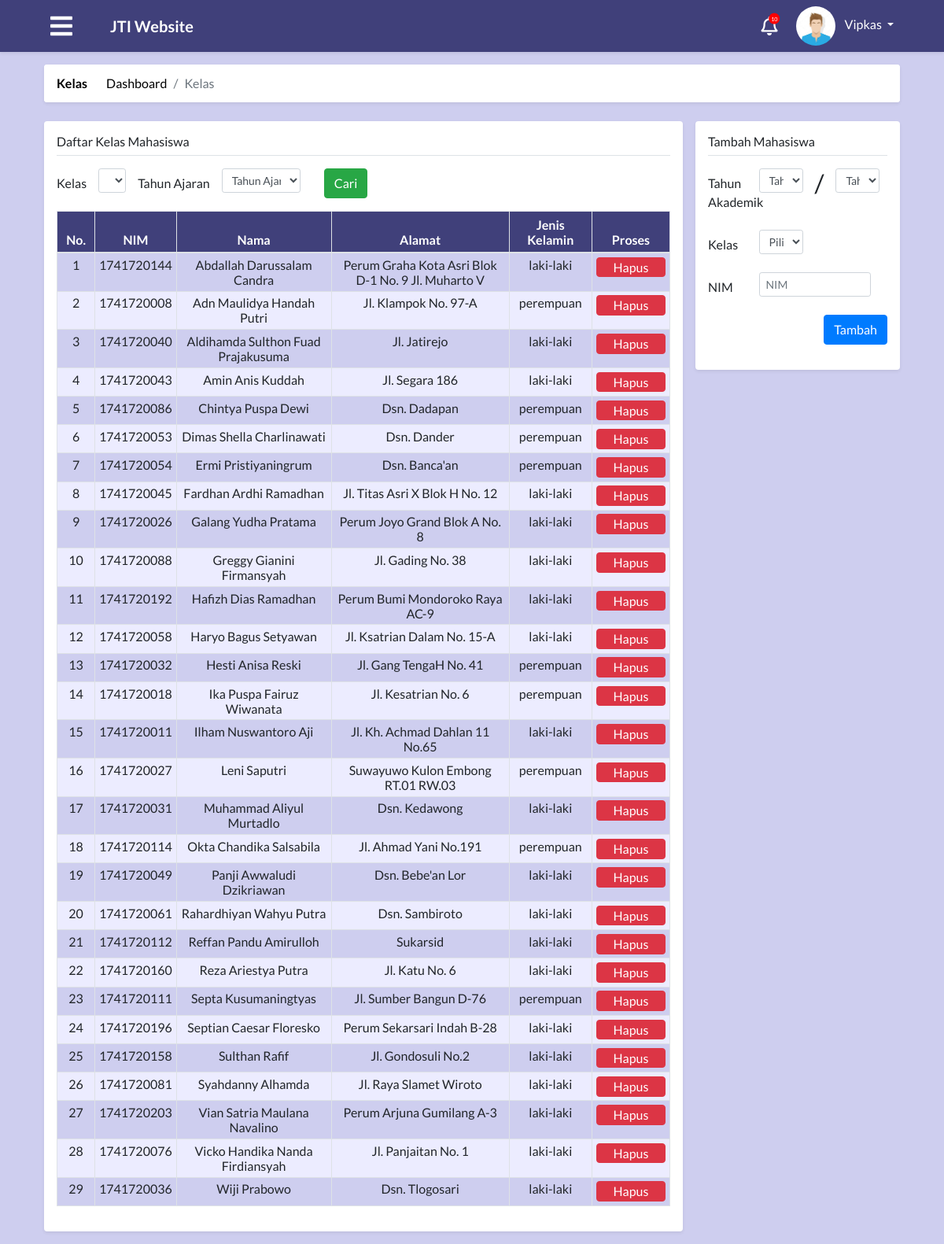
The app's page /module/index.php?module=kelas (signed in) with its own data.
### tables this page shows
CREATE TABLE `tabel_admin` (
  `id_admin` int(30) NOT NULL,
  `nama` varchar(50) NOT NULL,
  `nip` int(20) NOT NULL,
  `foto` text,
  `alamat` text,
  `tempat_lahir` varchar(50) DEFAULT NULL,
  `tangal_lahir` date DEFAULT NULL,
  `id_user` int(11) NOT NULL,
  `waktu_edit` datetime NOT NULL
);

CREATE TABLE `tabel_mahasiswa` (
  `id_mahasiswa` int(30) NOT NULL,
  `id_prodi` int(30) NOT NULL,
  `id_kelas` int(30) NOT NULL,
  `id_semester` int(11) NOT NULL,
  `nim` varchar(50) NOT NULL,
  `nama` varchar(100) NOT NULL,
  `alamat` varchar(250) DEFAULT NULL,
  `jenis_kelamin` enum('laki-laki','perempuan') NOT NULL,
  `tempat_lahir` varchar(50) DEFAULT NULL,
  `tanggal_lahir` date DEFAULT NULL,
  `foto` text,
  `waktu_edit` datetime DEFAULT NULL,
  `id_user` int(11) NOT NULL,
  `waktu_tambah` timestamp NOT NULL DEFAULT CURRENT_TIMESTAMP
);

### process/proses_kelas.php (called while the page is built, shortened)
<?php
function kelas($con)
{
    $kelas = "select tm.id_mahasiswa, tm.id_user,tm.nim,tm.nama as nama_mahasiswa,tm.jenis_kelamin,tm.alamat
    from tabel_mahasiswa tm,tabel_user tu,tabel_kelas tk
    where tm.id_user = tu.id_user
    and tm.id_kelas = tk.id_kelas";
    $resultKelas = mysqli_query($con, $kelas);
    return $resultKelas;
}
?>

### module/admin/kelas/kelas.php (the view, shortened to what this page needs)
<?php
    include "../config/connection.php";
    include "../process/proses_kelas.php";
?>
<main role="main" class="container-fluid" id="kelas">
  <div class="row">
    <div class="col-md-12 p-0">
        <div class="m-2 bg-white shadow-sm rounded">
            <nav aria-label="breadcrumb">
                <ol class="breadcrumb">
                    <li class="pr-4 title "><a href="#"><strong>Kelas</strong></a></li>
                    <li class="breadcrumb-item"><a href="#">Dashboard</a></li>
                    <li class="breadcrumb-item active" aria-current="page">Kelas</li>
                </ol>
            </nav>
        </div>
    </div>
    <div class="col-md-9 p-0">
      <div class="m-2 p-3 bg-white mb-3 rounded shadow-sm">
        <h6 class="border-bottom border-gray pb-2 mb-0">Daftar Kelas Mahasiswa</h6>
        <div class="pt-3">
          <div class="container-fluid">
            <div class="row">
                <label class="col-form-label">Kelas</label>
                <div class="col-sm-1">
                    <select class="form-control form-control-sm" name="kelas">
                        <option value="">Kelas</option>
                    </select>
                </div>
                <label class="col-form-label">Tahun Ajaran</label>
                <div class="col-sm-2">
                    <select class="form-control form-control-sm" name="tahunajaran">
                        <option value="1">Tahun Ajaran</option>
                    </select>
                </div>
              <div class="col-md-2">
                <button class="btn btn-success btn-checkout text-white">Cari</button>
              </div>
            </div>
            <div class="row pt-2 mt-2 pl-0 scrollbar" id="ruangan2">
                <? $resultKelas=kelas($con);?>
                <table class="table table-striped table-bordered text-center">
                    <thead>
                        <tr>
                            <th>No.</th>
                            <th>NIM</th>
                            <th>Nama</th>
                            <th>Alamat </th>
                            <th>Jenis Kelamin</th>
                            <th>Proses</th>
                        </tr>
                    </thead>
                    <tbody>
                        <?php
                        $index=1;
                        while($rowKelas = mysqli_fetch_assoc($resultKelas)){
                        ?>
                        <tr>
                            <td><?php echo $index; ?></td>
                            <td class="nimMahasiswa"><?php echo $rowKelas["nim"]; ?></td>
                            <td class="namaMahasiswa"><?php echo $rowKelas["nama_mahasiswa"]; ?></td>
                            <td class="alamatMahasiswa"><?php echo $rowKelas["alamat"]; ?></td>
                            <td class="jenisKelaminMahasiswa"><?php echo $rowKelas["jenis_kelamin"]; ?></td>
                            <td><button class=" tmbl-table btn btn-danger" type="button" class="pratinjau btn" data-toggle="modal" data-target="#hapus" class="edit">Hapus</button></td>
                        </tr>
                        <?php $index++;
                        }
                        ?>
                    </tbody>
                </table>
            </div>
          </div>
        </div>
      </div>
    </div>
    <div class="col-md-3 p-0">
      <div class="container-fluid m-0 p-0">
        <div class="row">
          <div class="col-md-12">
            <div class="m-2 p-3 bg-white rounded shadow-sm">
            <h6 class="border-bottom border-gray pb-2 mb-0">Tambah Mahasiswa</h6>
            <form class="pt-3" id="tambah-data">
                <div class="form-group row mt-0">
                    <label class="col-sm-3 col-form-label">Tahun Akademik</label>
                    <div class="col-sm-4">
                        <select class="form-control form-control-sm" name="tahunajaran">
                            <option value="">Tahun Ajaran</option>
                        </select>
                    </div>
                    <h2> / </h2>
                    <div class="col-sm-4">
                        <select class="form-control form-control-sm" name="tahunajaran">
                            <option value="">Tahun Ajaran</option>
                        </select>
                    </div>
                </div>
                <div class="form-group row mt-0">
                    <label class="col-sm-3 col-form-label">Kelas</label>
                    <div class="col-sm-4">
                        <select class="form-control form-control-sm" name="Kelas">
                            <option value="">Pilih</option>
                        </select>
                    </div>
                </div>
                <div class="form-group row">
                    <label class="col-sm-3 col-form-label">NIM</label>
                    <div class="col-sm-8">
                    <input type="text" class="form-control form-control-sm" placeholder="NIM"></small>
                    </div>
                </div>
              <div class="form-group mb-0 row">
                <div class="col-sm-12 text-right">
                  <input type="submit" value="Tambah" class="btn btn-primary btn-checkout">
                </div>
              </div>
            </form>
            </div>
          </div>
        </div>
      </div>
    </div>
  </div>
</main>

### module/index.php (shortened to what this page needs)
<?php
include "../process/proses_modalPengaturan.php";
$level = $_SESSION['level'];
$idUser = $_SESSION['id'];
?>
<?php
switch ($level) {
  case 'admin':
    $queryUser = "SELECT a.*, b.* FROM tabel_user a, tabel_admin b WHERE a.id_user=$idUser and a.id_user=b.id_user";
    $resultUser = mysqli_query($con, $queryUser);
    $rowUser = mysqli_fetch_assoc($resultUser);
    $namaUser = $rowUser["nama"];
    break;
}
?>
<!DOCTYPE html>
<html>
<head>
  <?php
  include "../config/styles.php";
  ?>
</head>
<body>
    <nav class="app-navbar navbar navbar-expand-md navbar-dark bg-blue shadow-sm sticky-top mb-2">
      <?php
      if ($level == "admin") {
        ?>
        <a class="ml-5 mr-5" id="navigation-admin-btn"> <i class="fas fa-bars text-white burger-icon"></i></a>
      <?php
    } else {
      ?>
        <a class="ml-5 mr-5" id="navigation-btn"> <i class="fas fa-bars text-white burger-icon"></i></a>
      <?php
    }
    ?>
      <a class="navbar-brand " href="index.php?module=home"><b>JTI Website</b></a>
      <div class="collapse navbar-collapse" id="navbarCollapse">
        <i class="notification-icon text-white far fa-bell" onclick="location.href='index.php?module=notifikasi';">
          <span class="fas fa-circle notification-bubble"></span>
          <span class="notification-bubble-num">10</span>
        </i>
        <div class="dropdown mr-5">
          <img class="dropdown-toggle nav-profile-photo ml-4 " src="../attachment/img/<?php echo ($rowUser['foto'] == null)? 'avatar.jpeg' : $rowUser['foto'] ; ?>" data-toggle="dropdown" aria-haspopup="true" aria-expanded="false" style="width:50px;height:50px;border-radius:50%;">
          <a href="#" class="dropdown-toggle ml-2 profile-link" id="dropdownMenuButton" data-toggle="dropdown" aria-haspopup="true" aria-expanded="false"><?php echo ($namaUser); ?>&nbsp;<b class="caret"></b></a>
        </div>
      </div>
    </nav>
    <div class="container-fluid px-5">
      <?php
      $module = $_GET["module"];
      if ($level == "mahasiswa") {
        switch ($module) {
          case "home":
            include "mahasiswa/home.php";
            break;
          case "kompenAbsen":
            include "mahasiswa/kompenAbsen.php";
            break;
          case "coba":
            include "mahasiswa/coba.php";
            break;
          case "krs":
            include "mahasiswa/krs.php";
            break;
          case "jadwal":
            include "mahasiswa/jadwal.php";
            break;
          case "nilai":
            include "mahasiswa/nilai.php";
            break;
          case "nilaiError":
            include "mahasiswa/nilaiError.php";
            break;
          case "kelasKosong":
            include "mahasiswa/kelasKosong.php";
            break;
          case "notifikasi":
            include "notifikasi.php";
            break;
          default:
            include "404.php";
        }
      } else if ($level == "admin") {
        switch ($module) {
          case "kelas":
            include "admin/kelas/kelas.php";
            break;
        }
      }
        ?>
    </div>
</body>
</html>

### css/style.css (style rules this page uses)
* { font-family: "Lato"; }
body, html { margin: 0; padding: 0; }
body { background-color: #ceceef !important; }
.app-navbar { z-index: 0; }
.burger-icon { font-size: 2em; }
.notification-icon { font-size: 1.5em; position: relative; cursor: pointer; }
.notification-bubble { position: absolute; font-size: 0.6em; top: -4px; color: red; right: -3px; }
.notification-bubble-num { position: absolute; font-size: 0.3em; top: 0px; color: #ffffff; right: 0px; }
.profile-link:link { color: #ffffff; text-decoration: none; }
.profile-link { color: #ffffff; text-decoration: none; }
.nav-profile-photo { width: 2.5em; border-radius: 50%; }
.app-navbar { z-index: 1; }
.bg-blue { background-color: #40407a; }
#navigation-btn, #navigation-admin-btn, .pointer { cursor: pointer; }
.table-striped > thead > tr > th { padding: 0.4em; padding-left: 0.7em; padding-right: 0.7em; }
.table-striped > thead > tr > th { background-color: #40407a; color: white; }
.table-striped > tbody > tr:nth-child(odd) > td { background-color: #ceceef; }
.table-striped > tbody > tr:nth-child(even) > td { background-color: #ececff; }
.table-striped > tbody > tr > td { font-size: 1em; padding: 0.3em; }
.table-striped .btn { height: 1.6em; padding-bottom: 0; padding-top: 0; padding-left: 1.3em; padding-right: 1.3em; }
.breadcrumb a { text-decoration: none; color: black; }
.breadcrumb { background: white; }

### css/login.css (style rules this page uses)
body { padding-top: 0 !important; }

### css/notifikasi.css (style rules this page uses)
td { border-top: 2px solid rgb(187, 187, 187); border-bottom: 2px solid rgb(187, 187, 187); }

### records on screen
tabel_admin: nama "Vipkas"
tabel_mahasiswa: nim "1741720144", nama "Abdallah Darussalam Candra", alamat "Perum Graha Kota Asri Blok D-1 No. 9 Jl. Muharto V", jenis_kelamin "laki-laki"
tabel_mahasiswa: nim "1741720008", nama "Adn Maulidya Handah Putri", alamat "Jl. Klampok No. 97-A", jenis_kelamin "perempuan"
tabel_mahasiswa: nim "1741720040", nama "Aldihamda Sulthon Fuad Prajakusuma", alamat "Jl. Jatirejo", jenis_kelamin "laki-laki"
tabel_mahasiswa: nim "1741720043", nama "Amin Anis Kuddah", alamat "Jl. Segara 186", jenis_kelamin "laki-laki"
tabel_mahasiswa: nim "1741720086", nama "Chintya Puspa Dewi", alamat "Dsn. Dadapan", jenis_kelamin "perempuan"
tabel_mahasiswa: nim "1741720053", nama "Dimas Shella Charlinawati", alamat "Dsn. Dander", jenis_kelamin "perempuan"
tabel_mahasiswa: nim "1741720054", nama "Ermi Pristiyaningrum", alamat "Dsn. Banca'an", jenis_kelamin "perempuan"
tabel_mahasiswa: nim "1741720045", nama "Fardhan Ardhi Ramadhan", alamat "Jl. Titas Asri X Blok H No. 12", jenis_kelamin "laki-laki"
tabel_mahasiswa: nim "1741720026", nama "Galang Yudha Pratama", alamat "Perum Joyo Grand Blok A No. 8", jenis_kelamin "laki-laki"
tabel_mahasiswa: nim "1741720088", nama "Greggy Gianini Firmansyah", alamat "Jl. Gading No. 38", jenis_kelamin "laki-laki"
tabel_mahasiswa: nim "1741720192", nama "Hafizh Dias Ramadhan", alamat "Perum Bumi Mondoroko Raya AC-9", jenis_kelamin "laki-laki"
tabel_mahasiswa: nim "1741720058", nama "Haryo Bagus Setyawan", alamat "Jl. Ksatrian Dalam No. 15-A", jenis_kelamin "laki-laki"
tabel_mahasiswa: nim "1741720032", nama "Hesti Anisa Reski", alamat "Jl. Gang TengaH No. 41", jenis_kelamin "perempuan"
tabel_mahasiswa: nim "1741720018", nama "Ika Puspa Fairuz Wiwanata", alamat "Jl. Kesatrian No. 6", jenis_kelamin "perempuan"
tabel_mahasiswa: nim "1741720011", nama "Ilham Nuswantoro Aji", alamat "Jl. Kh. Achmad Dahlan 11 No.65", jenis_kelamin "laki-laki"
tabel_mahasiswa: nim "1741720027", nama "Leni Saputri", alamat "Suwayuwo Kulon Embong RT.01 RW.03", jenis_kelamin "perempuan"
tabel_mahasiswa: nim "1741720031", nama "Muhammad Aliyul Murtadlo", alamat "Dsn. Kedawong", jenis_kelamin "laki-laki"
tabel_mahasiswa: nim "1741720114", nama "Okta Chandika Salsabila", alamat "Jl. Ahmad Yani No.191", jenis_kelamin "perempuan"
tabel_mahasiswa: nim "1741720049", nama "Panji Awwaludi Dzikriawan", alamat "Dsn. Bebe'an Lor", jenis_kelamin "laki-laki"
tabel_mahasiswa: nim "1741720061", nama "Rahardhiyan Wahyu Putra", alamat "Dsn. Sambiroto", jenis_kelamin "laki-laki"
tabel_mahasiswa: nim "1741720112", nama "Reffan Pandu Amirulloh", alamat "Sukarsid", jenis_kelamin "laki-laki"
tabel_mahasiswa: nim "1741720160", nama "Reza Ariestya Putra", alamat "Jl. Katu No. 6", jenis_kelamin "laki-laki"
tabel_mahasiswa: nim "1741720111", nama "Septa Kusumaningtyas", alamat "Jl. Sumber Bangun D-76", jenis_kelamin "perempuan"
tabel_mahasiswa: nim "1741720196", nama "Septian Caesar Floresko", alamat "Perum Sekarsari Indah B-28", jenis_kelamin "laki-laki"
tabel_mahasiswa: nim "1741720158", nama "Sulthan Rafif", alamat "Jl. Gondosuli No.2", jenis_kelamin "laki-laki"
tabel_mahasiswa: nim "1741720081", nama "Syahdanny Alhamda", alamat "Jl. Raya Slamet Wiroto", jenis_kelamin "laki-laki"
tabel_mahasiswa: nim "1741720203", nama "Vian Satria Maulana Navalino", alamat "Perum Arjuna Gumilang A-3", jenis_kelamin "laki-laki"
tabel_mahasiswa: nim "1741720076", nama "Vicko Handika Nanda Firdiansyah", alamat "Jl. Panjaitan No. 1", jenis_kelamin "laki-laki"
tabel_mahasiswa: nim "1741720036", nama "Wiji Prabowo", alamat "Dsn. Tlogosari", jenis_kelamin "laki-laki"
